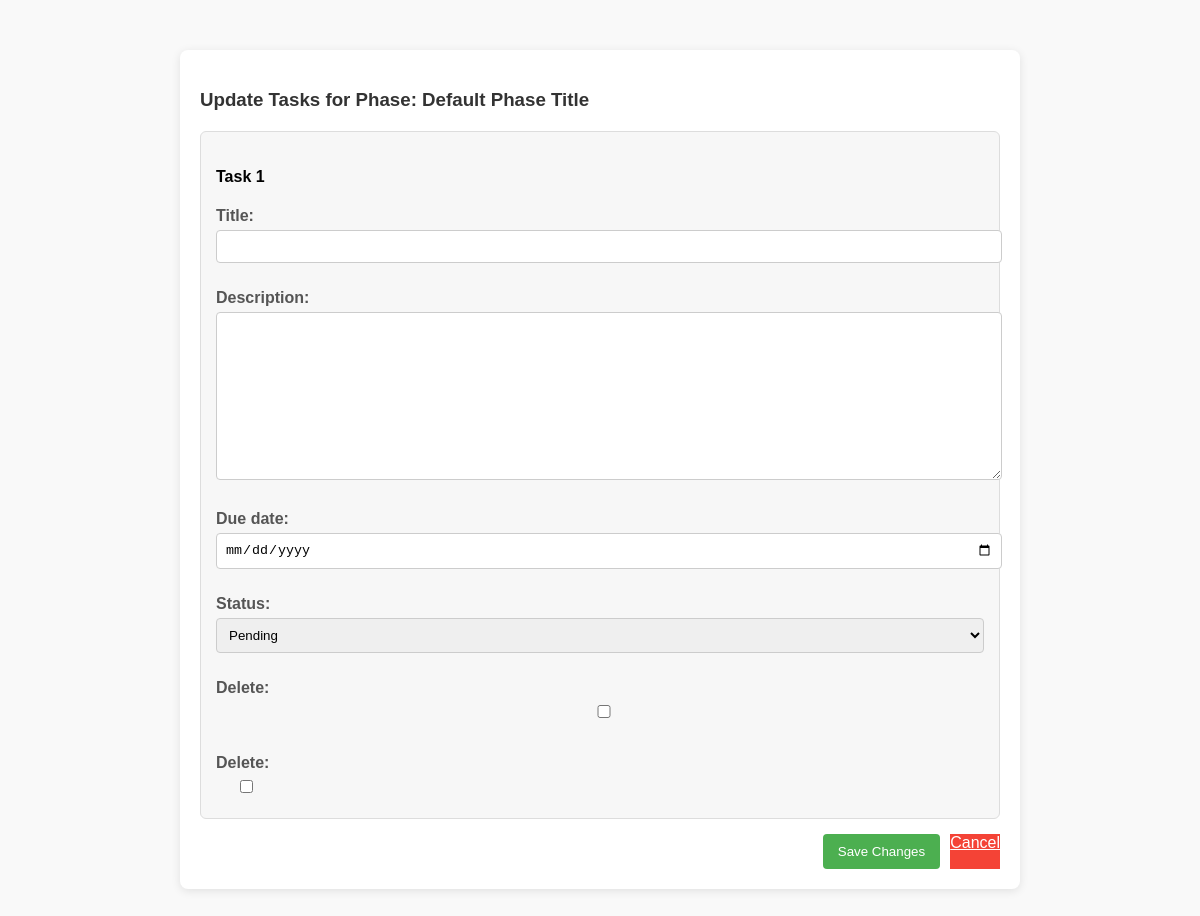
/phases/4/tasks/update/ (signed in), run on an earlier commit of the app's database.
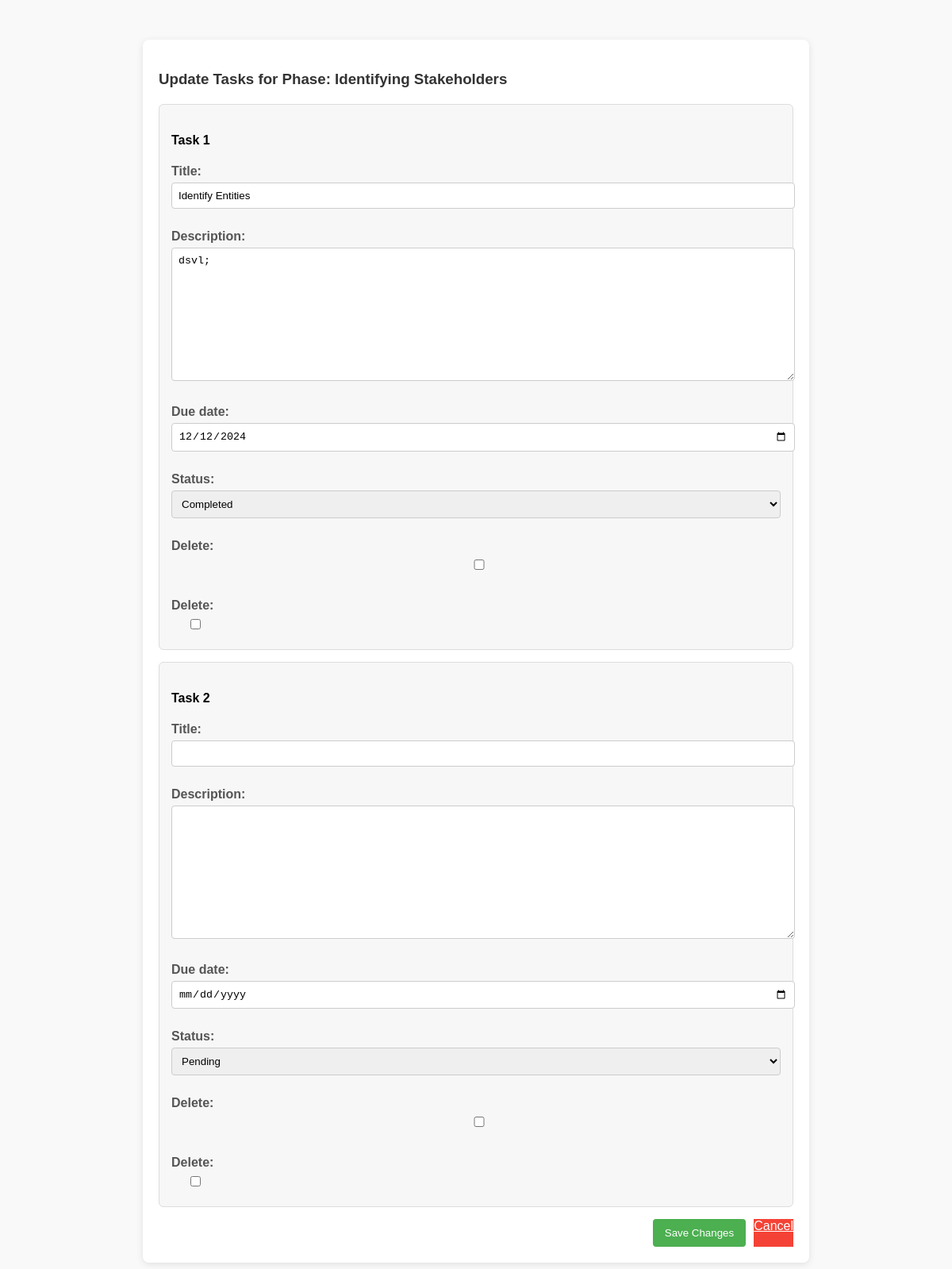
And on a later commit of the database.
### MySiteApp/models.py (models this page shows, shortened)
class Phases(models.Model):
    id = models.AutoField(primary_key=True)
    title = models.CharField(max_length=100,default="Default Phase Title")
    description = models.TextField(blank=True, null=True)
    due_date = models.DateField()
    status = models.CharField(max_length=50, choices=[('pending', 'Pending'), ('completed', 'Completed')], default='pending')
    project = models.ForeignKey(Project, on_delete=models.CASCADE, related_name='phases')
    mentor_notes = models.TextField(blank=True, null=True)  # Notes from the mentor

### MySiteApp/views.py (the view, shortened to what this page needs)
# urls.py: path('phases/<int:phase_id>/tasks/update/', views.update_tasks, name='update_task'),
@login_required
def update_tasks(request, phase_id):
    phase = get_object_or_404(models.Phases, id=phase_id)
    task_formset = forms.TaskFormSet(
        request.POST or None, queryset=models.Task.objects.filter(phase=phase)
    )
    return render(request, 'projects/update_task.html', {
        'task_formset': task_formset,
        'phase': phase,
    })

### MySiteApp/templates/projects/update_task.html (shortened to what this page needs)
<!DOCTYPE html>
<html lang="en">
<head>
</head>
<body>
    <div class="container">
        <h3>Update Tasks for Phase: {{ phase.title }}</h3>
        <form method="post">
            {% for form in task_formset %}
                <div class="task-form">
                    <h4>Task {{ forloop.counter }}</h4>
                    {{ form.as_p }}
                    {% if task_formset.can_delete %}
                        <div class="delete-checkbox">
                            {{ form.DELETE.label_tag }} {{ form.DELETE }}
                        </div>
                    {% endif %}
                </div>
            {% endfor %}
            <div class="buttons">
                <button type="submit" class="btn-save">Save Changes</button>
                <a href="{% url 'project_details' phase.project.id %}" class="btn-cancel">Cancel</a>
            </div>
        </form>
    </div>
</body>
</html>

What changed in the data, as far as the page shows it:
changed Phases: title "Default Phase Title" → "Identifying Stakeholders"
Also different on the page:
form field as_p: (not shown) → "Identify Entities"
form field as_p: (not shown) → "dsvl;"
form field as_p: (not shown) → "12/12/2024"
form field as_p: "Pending" → "Completed"
new list line: "Task 2 Title: Description: Due date: Status: Delete:    Pending ☐ Delete: ☐"
